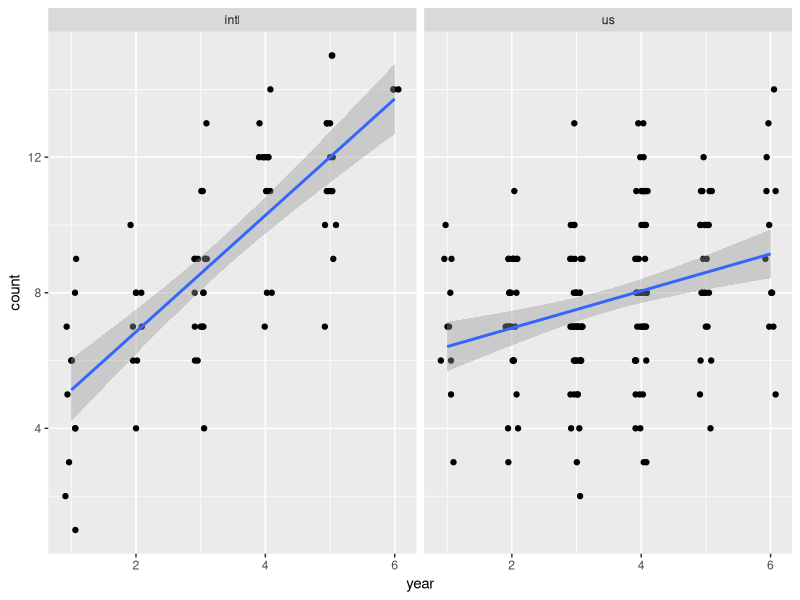
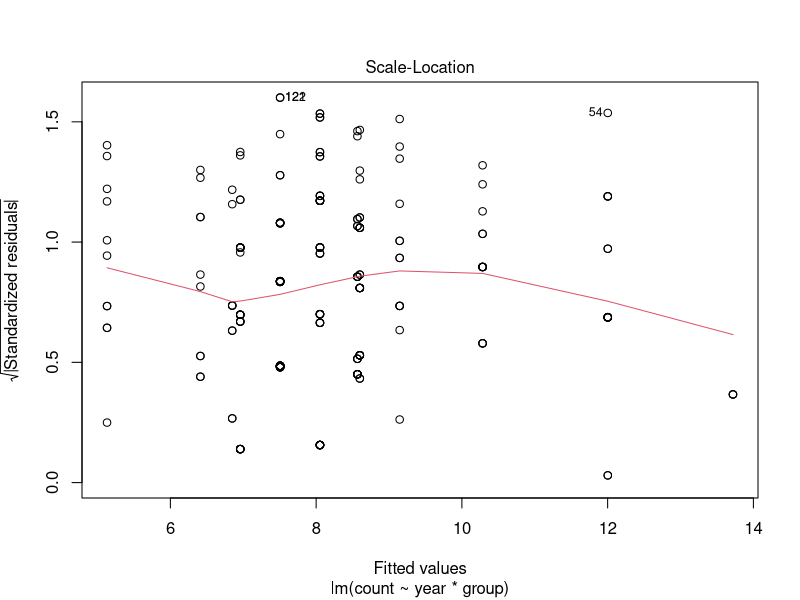
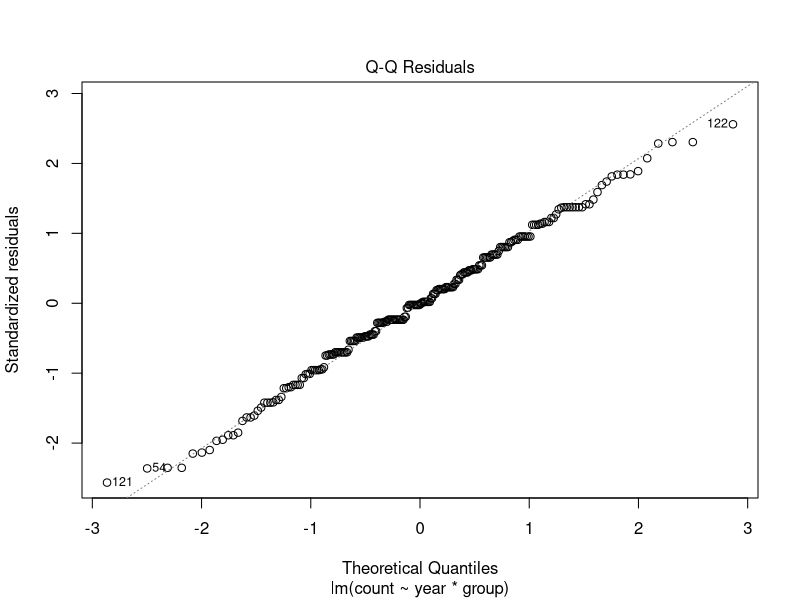

Write the R code that produced these figures, in order.
## ---- chunk 1
knitr::opts_chunk$set(echo = TRUE)
## ---- chunk 2
# counts
intl_n <- c(11, 9, 19, 14, 15, 3)
us_n <- c(10, 28, 47, 46, 25, 13)
# data values
grp <- c("intl", "us")
yr <- 1:6
# simulate data
year <- c(rep(yr, intl_n), rep(yr, us_n))
group <- rep(grp, c(sum(intl_n), sum(us_n)))

## ---- chunk 3
count <- 4 + 2*(group=="us") + 1.5*year + -1*year*(group=="us") + 
  rnorm(n = sum(intl_n) + sum(us_n), mean = 0, sd = 2)
# create a data frame of our simulated data and round count to whole number
d <- data.frame(count = round(count), year, group)
## ---- chunk 4
library(ggplot2)
ggplot(d) +
  aes(x = year, y = count) +
  geom_jitter(width = 0.1, height = 0) +
  geom_smooth(method = "lm") +
  facet_wrap(~group)
## ---- chunk 5
m <- lm(count ~ year*group, data = d)
anova(m)
summary(m)
## ---- chunk 6
library(emmeans)
emtrends(m, pairwise ~ group, var = "year", infer = TRUE)
## ---- chunk 7
1.2 + (c(-1, 1) * 1.2 * 0.203 * qt(0.025, df = 236, lower.tail = FALSE))
## ---- chunk 8
plot(m, which = 3)
## ---- chunk 9
plot(m, which = 2)
